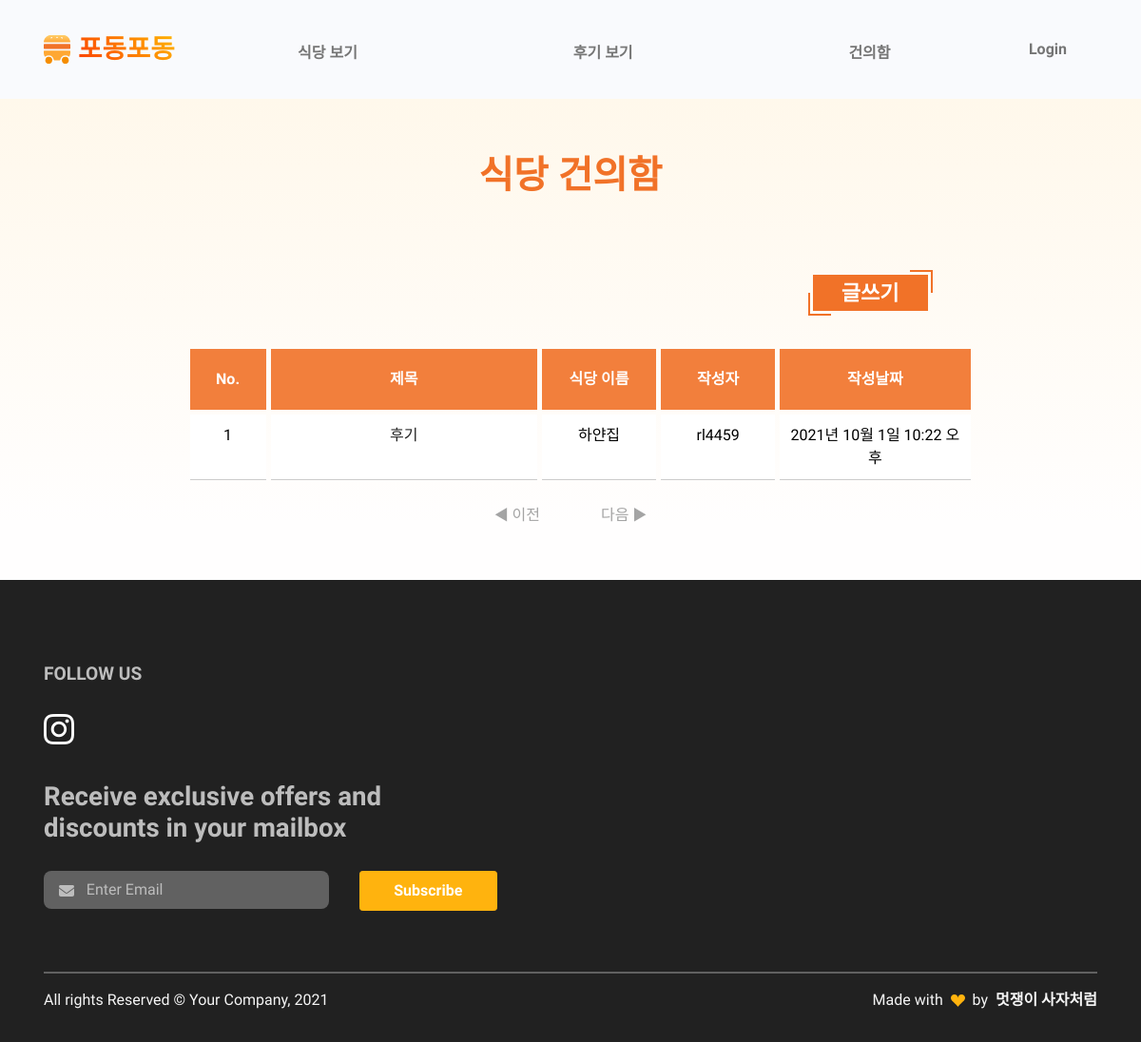
Page /board/board_main on the earlier database version.
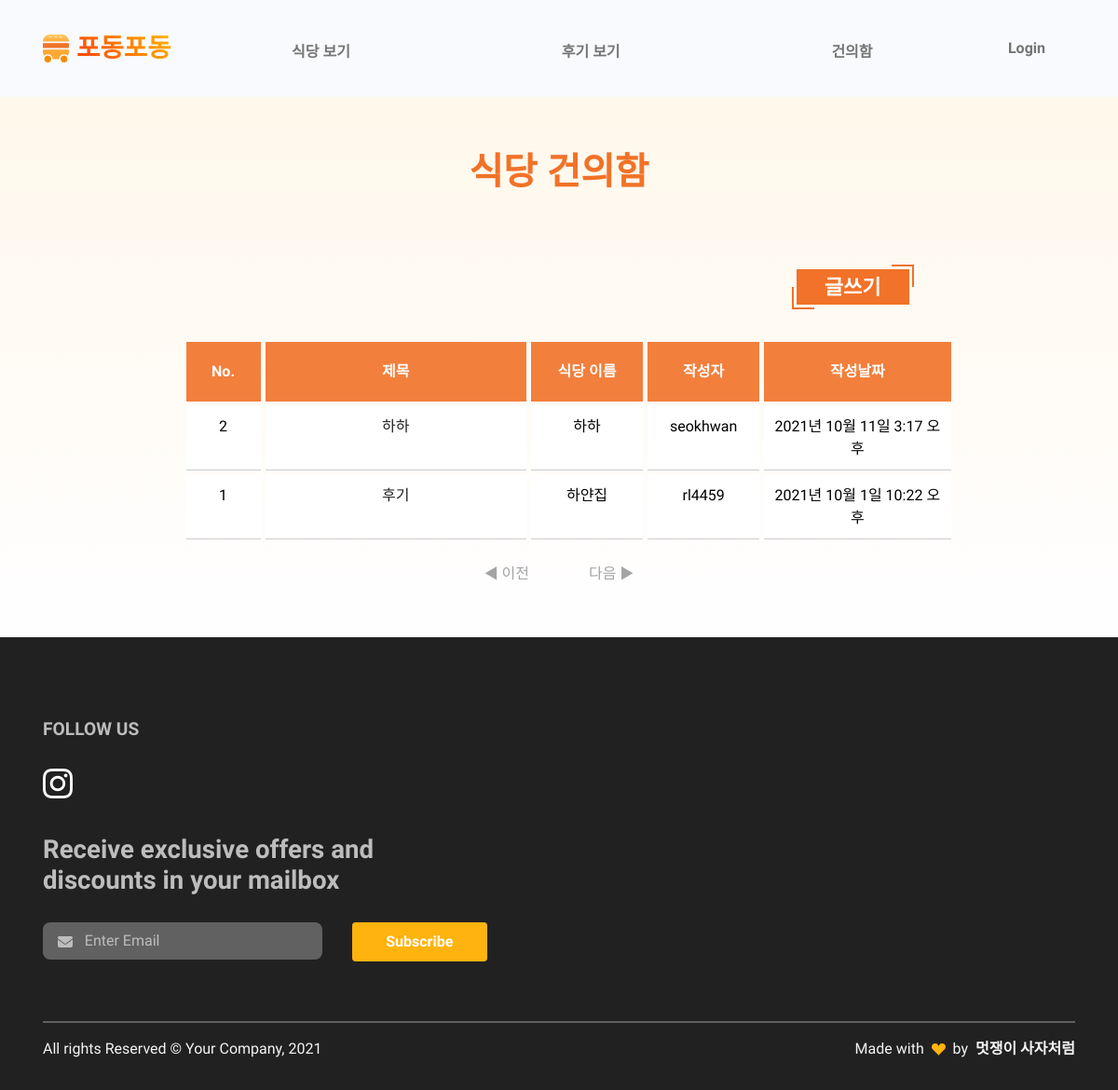
Same page on the later database version.
### board/models.py (models this page shows, shortened)
class Board(models.Model):
    id = models.AutoField(primary_key=True)
    title = models.CharField(max_length=2000)
    cafeteria = models.CharField(max_length=2000)
    writer = models.ForeignKey(User, on_delete=models.CASCADE)
    date = models.DateTimeField()
    body = models.TextField()

### board/views.py (the view)
# urls.py: path('board_main',board_main,name='board_main'),
def board_main(request):
    boards = Board.objects.all().order_by('-date')
    return render(request,'board/board_main.html',{'boards':boards})

### board/templates/board/board_main.html (shortened to what this page needs)
{% extends 'base.html' %}
{% load static %}
{% block content %}
<link rel="stylesheet" href="{% static 'css/components/restaurant_search.css'%}">
<section class="py-0 bg-primary-gradient">
    <div class = 'container'>
        <div class="row justify-content-center g-0">
            <div class="col-xl-9">
                <div class="col-lg-6 text-center mx-auto mb-3 mb-md-5 mt-4">
                    <h5 class="fw-bold text-danger fs-3 fs-lg-5 lh-sm my-6" style="margin-top:10rem !important;">식당 건의함</h5>
                </div>
                <div class = "board_main">
                    <a href = "{% url 'board:request_new' %}"><button class = 'board_write'>글쓰기</button></a>
                    <table class = 'board_table'>
                        <thead>
                            <tr>
                                <th scope="col" id = 'board_num'>No.</th>
                                <th scope="col" id = 'board_title'>제목</th>
                                <th scope='col' id = 'board_cafeteria'>식당 이름</th>
                                <th scope="col" id = 'board_writer'>작성자</th>
                                <th scope="col" id = 'board_date'>작성날짜</th>
                            </tr>
                        </thead>
                        <tbody>
                            {% for board in boards %}
                            <tr>
                                <td>{{ forloop.revcounter }}</td>
                                <td><a id = 'board_title_a' href="{% url 'board:request_detail' board.id %}">{{board.title}}</a></td>
                                <td>{{board.cafeteria}}</td>
                                <td>{{board.writer}}</td>
                                <td>{{board.date}}</td>
                            </tr>
                            {% endfor %}
                        </tbody>
                    </table>
                </div>
            </div>
        </div>
        <div class="page middle">
            {% if pages.has_previous %}
            <a href="?page={{pages.previous_page_number}}" class="page_click active">◀ 이전</a>
            {% else %}
            <a class="page_click nonactive">◀ 이전</a>
            {% endif %}
            {% if pages.has_next %}
            <a href="?page={{pages.next_page_number}}" class="page_click active">다음 ▶</a>
            {% else %}
            <a class="page_click nonactive">다음 ▶</a>
            {% endif %}
        </div>
    </div>
</section>
{% endblock %}

Differences in the rows shown:
added Board: title "하하", cafeteria "하하", writer "seokhwan", date "2021년 10월 11일 3:17 오후"
